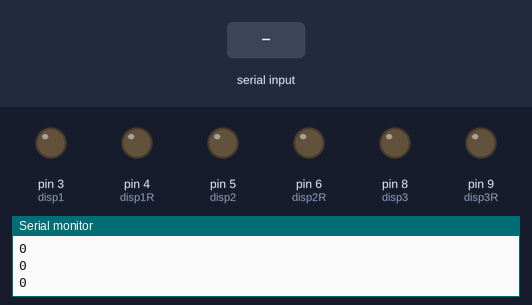
A sketch run on a simulated Arduino Uno, built with avr-gcc and run on an emulated ATmega328P. On the bench: output pins drawn as LEDs (lit = HIGH), the last lines printed to the serial monitor. Inputs (shaded band) come from the test bench.

Above: at 1.2 s.
1.3 s: "90,45\n" received over Serial
At 2.9 s:
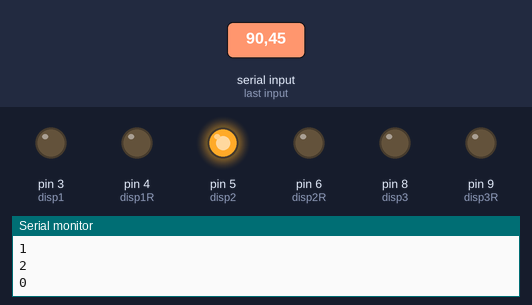
At 5.3 s:
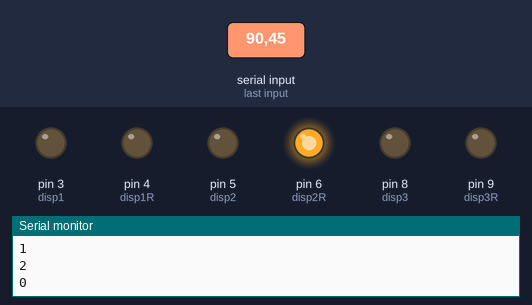
9.8 s: "30,150\n" received over Serial
At 12.6 s:
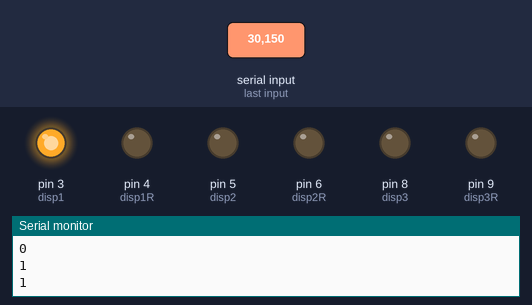
15.3 s: "90\n" received over Serial
Timing chart, 0 to 24.3 s (numbered marks = the images above; inputs shaded):
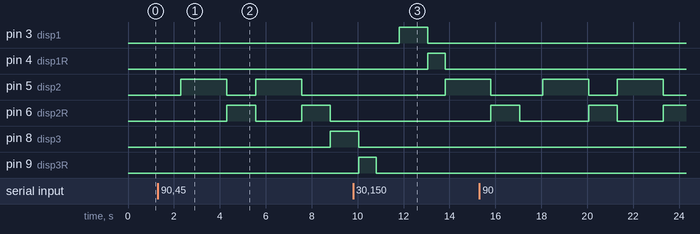

The sketch:

biljetuitgeven.ino
```cpp
int disp1 = 3;
int disp1R = 4;
int disp2 = 5;
int disp2R = 6;
int disp3 = 8;
int disp3R = 9;
int tens;
int twenties;
int fifties;
String amountString;
int amount;
int tensInDisp = 10;
int twentiesInDisp = 7;
int fiftiesInDisp = 6;

void setup() {
  // put your setup code here, to run once:
  pinMode(disp2, OUTPUT);
  pinMode(disp2R, OUTPUT);
  pinMode(disp1, OUTPUT);
  pinMode(disp1R, OUTPUT);
  pinMode(disp3, OUTPUT);
  pinMode(disp3R, OUTPUT);
  digitalWrite(disp1R, LOW);
  digitalWrite(disp2R, LOW);
  digitalWrite(disp3R, LOW);
  Serial.begin(9600);
  while (!Serial) //check voor een aangesloten serial connection
  {
    Serial.println("Please connect to serial port");
  }
}

void loop() {
  amountString = Serial.readString();
  Serial.println(amountString);
  amount = amountString.toInt();
 // dispenseAll(amount);


  if (tensInDisp == 0)
  {
  Serial.println("Geen biljetten beschikbaar");
  dispenseNoTen(amount);
  }

  else if (twentiesInDisp == 0)
  {
   Serial.println("Geen biljetten beschikbaar");
   dispenseNoTwenty(amount);
  }

  else if (fiftiesInDisp == 0)
  {
    Serial.println();
    dispenseNoFifty(amount);
  }

  else
  {
    dispenseAll(amount);
  }

  if (tensInDisp == 0 && twentiesInDisp == 0 && fiftiesInDisp == 0)
  {
    Serial.write("Amount cannot be dispensed, refill dispenser");
  }
}

void dispenseAll(int amount) {

      Serial.print("Amount to dispense:");
      Serial.println(amount, DEC);

      fifties = amount/50;
      amount -= (50*fifties);

      twenties = amount/20;
      amount -= (20*twenties);

      tens = amount/10;
       amount -= (10*tens);

       Serial.println(fifties);
       Serial.println(twenties);
       Serial.println(tens);
       giveTen(tens);
       giveTwenty(twenties);
       giveFifty(fifties);
}

void dispenseNoFifty(int amount) {

    Serial.print("Amount to dispense:");
    Serial.println(amount, DEC);

    twenties = amount/20;
    amount -= (20*twenties);

    tens = amount/10;
    amount -= (10*tens);

  if(amount != 0)
  {
    Serial.print("Cannot be dispensed");
  }
  else
  {
    giveTen(tens);
    giveTwenty(twenties);
  }
}

void dispenseNoTwenty(int amount) {

    Serial.print("Amount to dispense:");
    Serial.println(amount, DEC);

    fifties = amount/50;
    amount -= (50*fifties);

    tens = amount/10;
    amount -= (10*tens);

  if(amount != 0)
  {
    Serial.print("Cannot be dispensed");
  }
  else
  {
    giveTen(tens);
    giveFifty(fifties);
  }

}

void dispenseNoTen(int amount) {

    Serial.print("Amount to dispense:");
    Serial.println(amount, DEC);
    fifties = amount/50;
    amount -= (50*fifties);

    twenties = amount/20;
    amount -= (20*twenties);

  if(amount != 0)
  {
    Serial.print("Cannot be dispensed");
  }
    else
  {
       giveTwenty(twenties);
       giveFifty(fifties);
  }
}

void giveTen(int biljetten) {
  for(int i = 0; i < biljetten; i++)
  {
  digitalWrite(disp1, HIGH);
  delay(1250);
  digitalWrite(disp1, LOW);

  digitalWrite(disp1R, HIGH);
  delay(750);
  digitalWrite(disp1R, LOW);

  tensInDisp--;
  }
}

void giveTwenty(int biljetten) {
  for(int i = 0; i < biljetten; i++)
  {
  digitalWrite(disp2, HIGH);
  delay(2000);
  digitalWrite(disp2, LOW);

  digitalWrite(disp2R, HIGH);
  delay(1250);
  digitalWrite(disp2R, LOW);

  twentiesInDisp--;
  }
}

void giveFifty(int biljetten) {
  for(int i = 0; i < biljetten; i++)
  {
  digitalWrite(disp3, HIGH);
  delay(1250);
  digitalWrite(disp3, LOW);

  digitalWrite(disp3R, HIGH);
  delay(750);
  digitalWrite(disp3R, LOW);

  fiftiesInDisp--;

  }
}

 void checkInput() {

    Serial.readString();
    amount = amountString.toInt();

    if (amount > 350)
    {
      Serial.println("amount too large");
    }
 }
```

Measured:
- after the input at 1.3 s, pin 5 (disp2): alternates HIGH for 2.0 s and LOW for 1.3 s, starting after 1.0 s; pin 6 (disp2R): alternates HIGH for 1.3 s and LOW for 2.0 s, starting after 3.0 s; pin 8 (disp3): LOW → HIGH after 7.5 s
- after the input at 9.8 s, pin 3 (disp1): LOW → HIGH after 2.0 s, → LOW 1.3 s later; pin 4 (disp1R): LOW → HIGH after 3.3 s, → LOW 0.75 s later; pin 5 (disp2): LOW → HIGH after 4.0 s
